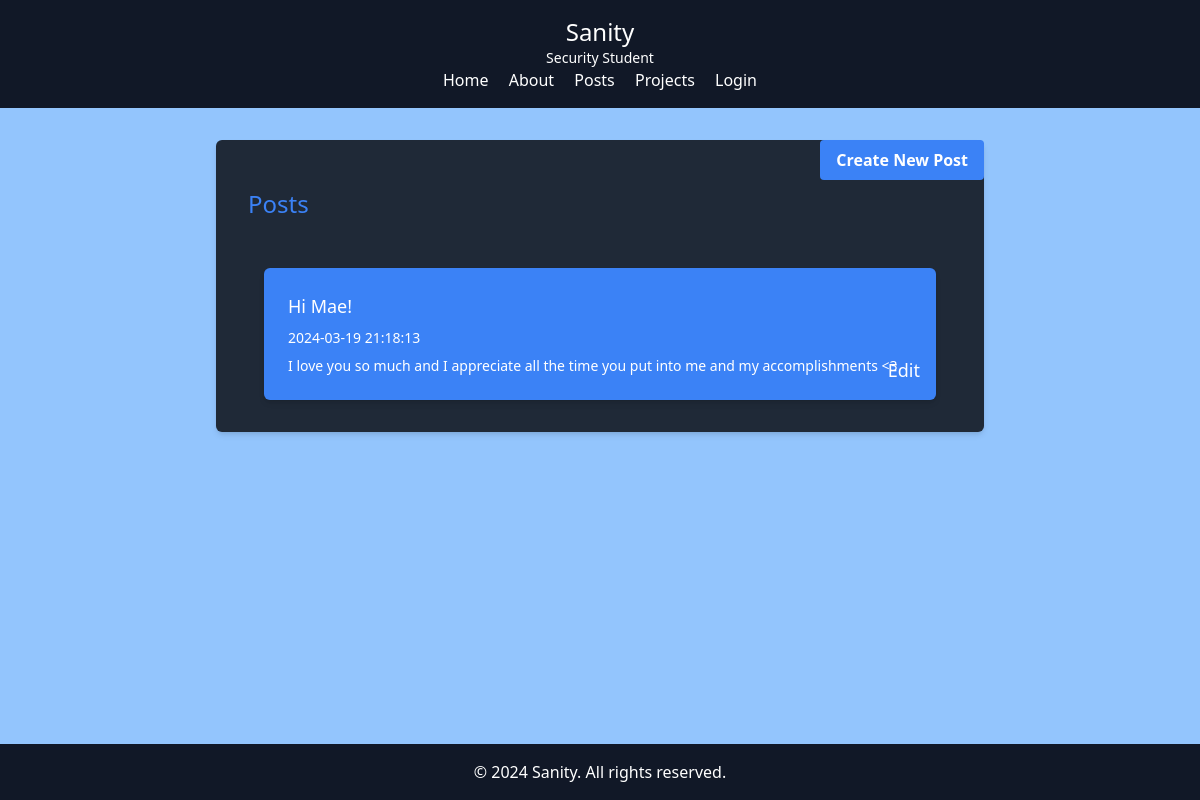
Page /posts on the earlier database version.
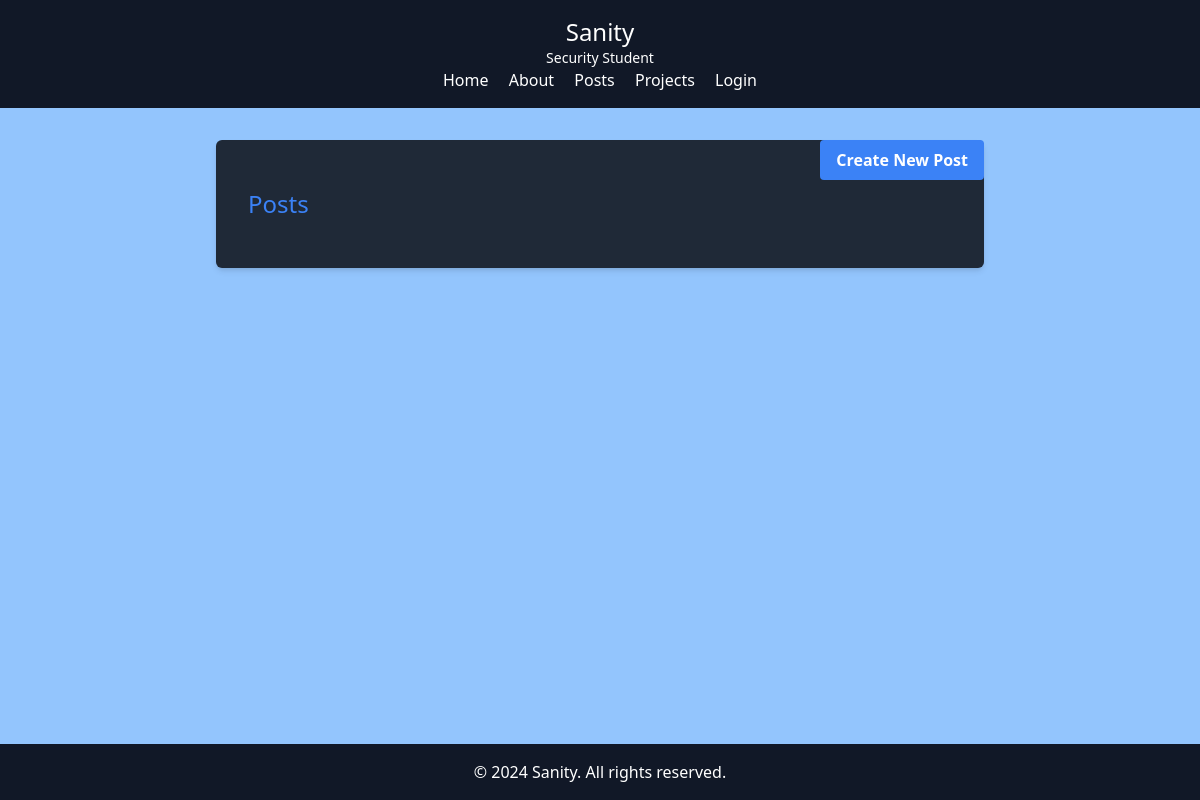
Same page on the later database version.
### tables this page shows
CREATE TABLE posts (
    id INTEGER PRIMARY KEY AUTOINCREMENT,
    created TIMESTAMP NOT NULL DEFAULT CURRENT_TIMESTAMP,
    title TEXT NOT NULL,
    content TEXT NOT NULL
);

### app/main.py (the view)
@main.route('/posts', methods=['GET', 'POST'])
def posts():
    conn = get_db_connection()
    posts = conn.execute('SELECT * FROM posts').fetchall()
    conn.close()
    return render_template('posts.html', posts=posts)

### app/__init__.py (called while the page is built)
def get_db_connection():
    conn = sqlite3.connect('database.db')
    conn.row_factory = sqlite3.Row
    return conn

### app/templates/posts.html (shortened to what this page needs)
{% extends 'base.html' %}
{% block content %}
<main class="flex-grow">
  <section class="mt-8 mb-4 px-8 py-4 bg-gray-800 rounded-md shadow-md relative max-w-3xl mx-auto">
    <h1 class="text-blue-500 text-2xl py-8">Posts</h1>
    <a href="{{ url_for('main.create') }}" class="absolute top-0 right-0 bg-blue-500 hover:bg-blue-700 text-white font-bold py-2 px-4 rounded">Create New Post</a>
    <div class="">
      {% for post in posts %}
      <div class="bg-blue-500 rounded-md shadow-md m-4 mb-4 text-sm relative">
        <div class="p-6">
          <h2 class="text-white text-lg mb-2">{{post['title']}}</h2>
          <p class="text-white mb-2">{{post['created'] }}</p>
          <p class="text-white">{{post['content']}}</p>
          <a class="text-white text-lg absolute bottom-0 right-0 mr-4 mb-4" href="{{ url_for('main.edit', id=post['id']) }}">Edit</a>
        </div>
      </div>
      {% endfor %}
    </div>
  </section>
</main>
{% endblock %}

### app/templates/base.html (shortened to what this page needs)
<!DOCTYPE html>
<html lang="en">
  <head>
    <link href="{{url_for('static', filename='css/output.css')}}" rel="stylesheet">
  </head>
  <body class="flex flex-col min-h-screen font-sans bg-blue-300">
    <header class="bg-gray-900 text-white text-center py-4">
      <div class="container mx-auto">
        <h1 class="text-2xl mt-0">Sanity</h1>
        <p class="text-sm">Security Student</p>
        <nav class="mt-0">
          <a href="{{url_for('main.index')}}" class="text-white hover:underline">Home</a>
          <a href="{{url_for('main.about')}}" class="text-white hover:underline ml-4">About</a>
          <a href="{{url_for('main.posts')}}" class="text-white hover:underline ml-4">Posts</a>
          <a href="{{url_for('main.projects')}}" class="text-white hover:underline ml-4">Projects</a>
          {% if current_user.is_authenticated %}
          <form action="{{ url_for('auth.logout') }}" method="post" class="inline">
            <button type="submit" class="text-white hover:underline ml-4">Logout</button>
          </form>
          {% else %}
          <a href="{{ url_for('auth.login') }}" class="text-white hover:underline ml-4">Login</a>
          {% endif %}
        </nav>
      </div>
    </header>
    <main class="flex-grow">
      {% block content %} {% endblock %}
    </main>
    <footer class="bg-gray-900 text-white text-center py-4 mt-auto">
      <p>&copy; 2024 Sanity. All rights reserved.</p>
    </footer>
  </body>
</html>

Differences in the rows shown:
removed posts: title "Hi Mae!", created "2024-03-19 21:18:13", content "I love you so much and I appreciate all the time you put into me and my accomplishments <3"
